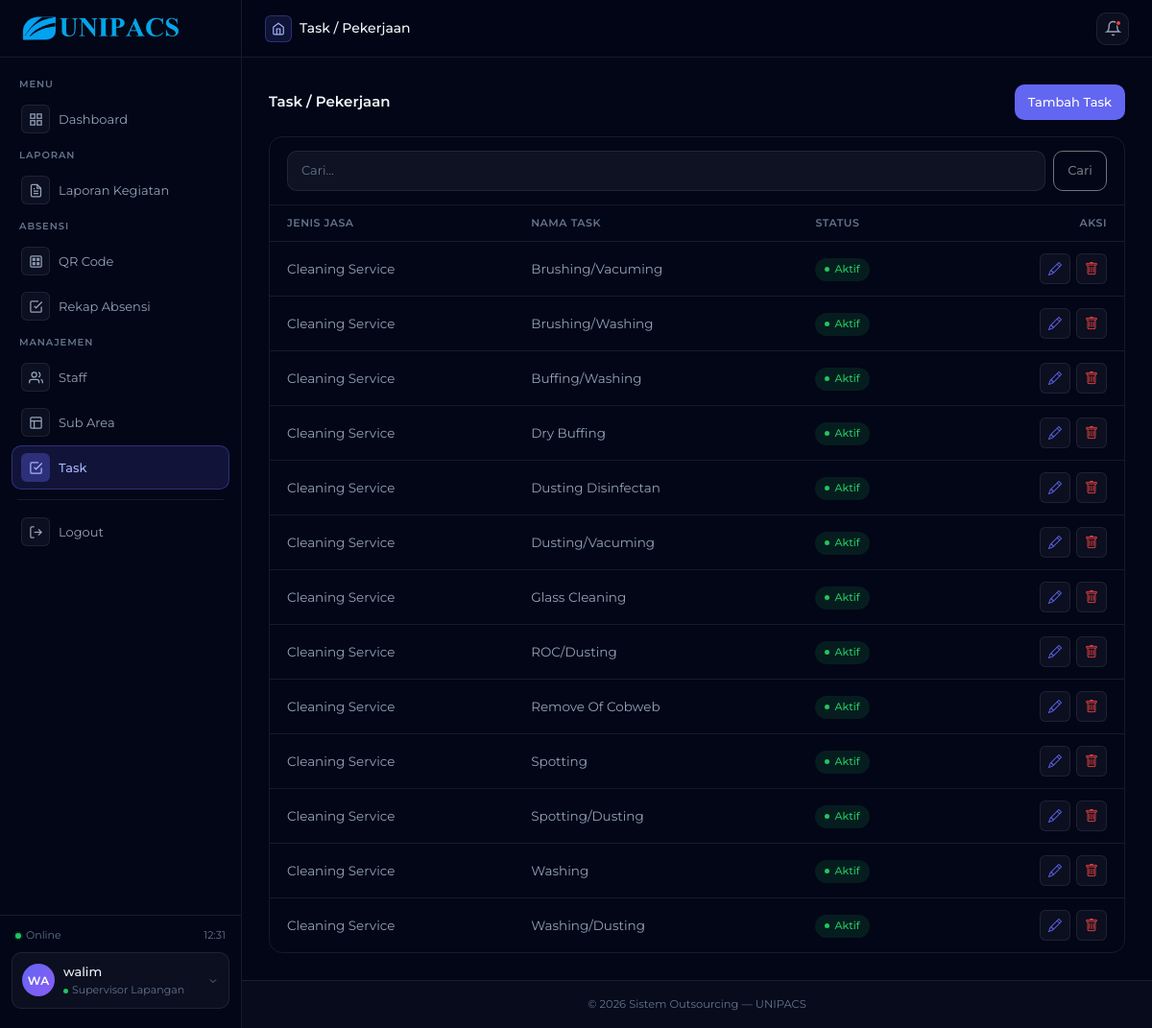
/supervisor/task/ (signed in), run on the app's committed database.
### outsourcing/models.py (models this page shows, shortened)
class User(AbstractUser):
    role = models.CharField(
        max_length=30,
        choices=RoleChoices.choices,
        default=RoleChoices.STAFF,
    )
    nama_lengkap = models.CharField(max_length=150, blank=True)
    jenis_kelamin = models.CharField(
        max_length=1,
        choices=GenderChoices.choices,
        blank=True,
        null=True,
    )
    nik = models.CharField(
        max_length=20,
        blank=True,
        null=True,
        unique=True,
        help_text='NIK / ID Karyawan (contoh: 202403157)',
    )
    telepon      = models.CharField(
        max_length=20,
        blank=True,
        validators=[telepon_validator],
    )
    foto_profil  = models.ImageField(
        upload_to='foto_profil/',
        blank=True,
        null=True,
    )
    dibuat_pada  = models.DateTimeField(auto_now_add=True)
    diubah_pada  = models.DateTimeField(auto_now=True)
    class Meta:
        verbose_name        = 'Pengguna'
        verbose_name_plural = 'Pengguna'
        ordering            = ['nama_lengkap']

class Task(models.Model):
    jenis_jasa  = models.ForeignKey(
        JenisJasa,
        on_delete=models.CASCADE,
        related_name='tasks',
    )
    nama_task   = models.CharField(max_length=200)
    deskripsi   = models.TextField(blank=True)
    is_active    = models.BooleanField(default=True)
    dibuat_pada = models.DateTimeField(auto_now_add=True)
    diubah_pada = models.DateTimeField(auto_now=True)
    objects = models.Manager()
    aktif   = AktifManager()
    class Meta:
        verbose_name        = 'Task'
        verbose_name_plural = 'Task'
        ordering            = ['jenis_jasa', 'nama_task']
        unique_together     = ['jenis_jasa', 'nama_task']

class JenisJasa(models.Model):
    nama_jasa   = models.CharField(max_length=100, unique=True)
    deskripsi   = models.TextField(blank=True)
    is_active    = models.BooleanField(default=True)
    dibuat_pada = models.DateTimeField(auto_now_add=True)
    diubah_pada = models.DateTimeField(auto_now=True)
    objects = models.Manager()
    aktif   = AktifManager()
    class Meta:
        verbose_name        = 'Jenis Jasa'
        verbose_name_plural = 'Jenis Jasa'
        ordering            = ['nama_jasa']

### outsourcing/views/supervisor/task.py (the view)
# urls.py: path('supervisor/task/', task_list, name='supervisor_task_list'),
@supervisor_required
def task_list(request):
    q = request.GET.get('q', '').strip()
    penugasan = SupervisorPerusahaan.objects.filter(
        supervisor=request.user,
        is_active=True
    ).values_list('jenis_jasa_id', flat=True)
    task_qs = Task.objects.filter(
        jenis_jasa_id__in=penugasan
    ).select_related('jenis_jasa').order_by('jenis_jasa', 'nama_task')
    if q:
        task_qs = task_qs.filter(
            Q(nama_task__icontains=q) | Q(jenis_jasa__nama_jasa__icontains=q)
        )
    context = {
        'task_list' : task_qs,
        'q'         : q,
        'page_title': 'Task / Pekerjaan',
    }
    return render(request, 'supervisor/task/list.html', context)

### outsourcing/templates/supervisor/task/list.html (shortened to what this page needs)
{% extends 'supervisor/base_supervisor.html' %}
{% load static %}
{% block extra_css %}
<link href="https://cdn.jsdelivr.net/npm/bootstrap-icons@1.11.3/font/bootstrap-icons.css" rel="stylesheet">
<link rel="stylesheet" href="{% static 'css/supervisor/task_list.css' %}">
{% endblock %}
{% block content %}
<div class="task-header">
  <h5>{{ page_title }}</h5>
  <button type="button" class="btn-add-task" id="btnAddTask">
    Tambah Task
  </button>
</div>
<div class="task-card">
  <form method="get" class="task-search">
    <input type="text" name="q" class="form-control" placeholder="Cari..." value="{{ q }}">
    <button type="submit" class="btn btn-outline-secondary">Cari</button>
  </form>
  {% if task_list %}
  <div class="table-responsive">
    <table class="task-table">
      <thead>
        <tr>
          <th>Jenis Jasa</th>
          <th>Nama Task</th>
          <th>Status</th>
          <th>Aksi</th>
        </tr>
      </thead>
      <tbody>
        {% for task in task_list %}
        <tr>
          <td data-label="Jenis Jasa">{{ task.jenis_jasa.nama_jasa }}</td>
          <td data-label="Nama Task">{{ task.nama_task }}</td>
          <td data-label="Status">
            {% if task.is_active %}
              <span class="status-aktif">Aktif</span>
            {% else %}
              <span class="status-nonaktif">Nonaktif</span>
            {% endif %}
          </td>
          <td data-label="Aksi">
            <div class="action-btns">
              <button class="btn-act edit btn-edit" data-id="{{ task.pk }}">
                <i class="bi bi-pencil"></i>
              </button>
              <button class="btn-act hapus btn-delete" data-id="{{ task.pk }}">
                <i class="bi bi-trash"></i>
              </button>
            </div>
          </td>
        </tr>
        {% endfor %}
      </tbody>
    </table>
  </div>
  {% else %}
    <div class="empty-state">Belum ada data task</div>
  {% endif %}
</div>
{% endblock %}

### outsourcing/templates/base/base.html (shortened to what this page needs)
{% load static %}
<!DOCTYPE html>
<html lang="id">
<head>
    <link href="https://cdn.jsdelivr.net/npm/bootstrap@5.3.2/dist/css/bootstrap.min.css" rel="stylesheet">
    <link href="https://cdn.jsdelivr.net/npm/bootstrap-icons@1.11.3/font/bootstrap-icons.css" rel="stylesheet">
    <link rel="stylesheet" href="https://cdnjs.cloudflare.com/ajax/libs/font-awesome/6.4.0/css/all.min.css">
    <link href="{% static 'css/base.css' %}" rel="stylesheet">
    {% block extra_css %}{% endblock %}
</head>
<body>
<div class="orb two"></div>
<div class="orb three"></div>
<div class="app-shell">
<div class="sidebar" id="sidebar">
    <div class="sidebar-logo">
        <div class="logo-mark">
            <img src="{% static 'image/logo.png' %}" alt="UNIPACS Logo">
        </div>
    </div>
    <div class="sidebar-nav">
        {% block sidebar %}{% endblock %}
        <div class="nav-divider"></div>
        <form method="post" action="{% url 'logout' %}">
            <button type="submit" class="nav-link logout-nav-btn">
                <div class="nav-icon">
                    <svg viewBox="0 0 24 24" fill="none" stroke="currentColor" stroke-width="2">
                        <path d="M9 21H5a2 2 0 0 1-2-2V5a2 2 0 0 1 2-2h4"/>
                        <polyline points="16 17 21 12 16 7"/>
                        <line x1="21" y1="12" x2="9" y2="12"/>
                    </svg>
                </div>
                <span class="nav-label">Logout</span>
            </button>
        </form>
    </div>
    <div class="sidebar-footer">
        <div class="system-status">
            <div class="status-pill">
                <div class="status-dot online"></div>
                <span>Online</span>
            </div>
            <div class="sidebar-clock" id="clock">00:00</div>
        </div>
        <div class="user-card">
            <div class="user-avatar">
                {{ request.user.nama_lengkap|default:request.user.username|slice:":2"|upper }}
            </div>
            <div class="user-info">
                <div class="user-name">
                    {{ request.user.nama_lengkap|default:request.user.username }}
                </div>
                <div class="user-role">
                    <div class="role-badge-dot"></div>
                    <span>{{ request.user.get_role_display }}</span>
                </div>
            </div>
            <div class="user-chevron">
                <svg width="12" height="12" viewBox="0 0 24 24" fill="none" stroke="currentColor" stroke-width="2">
                    <polyline points="6 9 12 15 18 9"/>
                </svg>
            </div>
        </div>
    </div>
</div>
    <div class="main-area">
        <div class="top-header">
            <div class="page-breadcrumb">
                <div class="breadcrumb-icon">
                    <svg viewBox="0 0 24 24" fill="none" stroke="currentColor" stroke-width="2">
                        <path d="M3 9l9-7 9 7v11a2 2 0 0 1-2 2H5a2 2 0 0 1-2-2z"/>
                        <polyline points="9 22 9 12 15 12 15 22"/>
                    </svg>
                </div>
                <div class="page-title">{{ page_title }}</div>
            </div>
            <div class="header-actions">
                <button class="header-btn">
                    <svg viewBox="0 0 24 24" fill="none" stroke="currentColor" stroke-width="2">
                        <path d="M18 8A6 6 0 0 0 6 8c0 7-3 9-3 9h18s-3-2-3-9"/>
                        <path d="M13.73 21a2 2 0 0 1-3.46 0"/>
                    </svg>
                    <div class="notif-dot"></div>
                </button>
            </div>
        </div>
        <div class="page-content">
            {% block content %}{% endblock %}
        </div>
        <footer class="main-footer">
            <div class="footer-content">
                <p>© {% now "Y" %} Sistem Outsourcing — UNIPACS</p>
            </div>
        </footer>
    </div>
</div>
</body>
</html>

### outsourcing/static/css/supervisor/task_list.css (style rules this page uses)
.task-header { display: flex; justify-content: space-between; align-items: center; margin-bottom: 1.25rem; }
.task-header h5 { font-size: 15px; font-weight: 600; color: var(--clr-text-primary); margin: 0; }
.btn-add-task { display: inline-flex; align-items: center; gap: 6px; padding: 8px 14px; background: var(--clr-accent); color: #fff; border: none; border-radius: var(--radius-md); font-size: 13px; font-weight: 500; font-family: var(--font-base); cursor: pointer; transition: opacity var(--transition); }
.task-card { background: var(--clr-surface); border: 1px solid var(--clr-border); border-radius: var(--radius-lg); box-shadow: var(--shadow-sm); overflow: hidden; }
.task-search { display: flex; gap: 8px; padding: 14px 18px; border-bottom: 1px solid var(--clr-border); }
.task-search .form-control { font-size: 13px; }
.task-search .btn { font-size: 13px; padding: 8px 14px; }
.task-table { width: 100%; border-collapse: collapse; }
.task-table thead tr { background: var(--clr-bg); border-bottom: 1px solid var(--clr-border); }
.task-table thead th { padding: 10px 18px; font-size: 11px; font-weight: 600; text-transform: uppercase; letter-spacing: 0.5px; color: var(--clr-text-muted); white-space: nowrap; }
.task-table thead th:last-child { text-align: right; }
.task-table tbody tr { border-bottom: 1px solid var(--clr-border); transition: background var(--transition); }
.task-table tbody tr:last-child { border-bottom: none; }
.task-table tbody td { padding: 12px 18px; font-size: 13.5px; color: var(--clr-text-secondary); vertical-align: middle; }
.task-table tbody td:last-child { text-align: right; }
.status-aktif { display: inline-flex; align-items: center; gap: 5px; background: var(--clr-success-light); color: var(--clr-success); font-size: 11px; font-weight: 500; padding: 3px 10px; border-radius: 20px; }
.status-aktif::before { content: ''; width: 5px; height: 5px; background: var(--clr-success); border-radius: 50%; }
.action-btns { display: inline-flex; gap: 6px; }
.btn-act { width: 30px; height: 30px; border-radius: var(--radius-sm); border: 1px solid var(--clr-border); background: var(--clr-surface); cursor: pointer; display: inline-flex; align-items: center; justify-content: center; transition: all var(--transition); padding: 0; }
.btn-act { width: 32px; height: 32px; border-radius: var(--radius-sm); border: 1px solid var(--clr-border); background: rgba(255,255,255,0.04); cursor: pointer; display: inline-flex; align-items: center; justify-content: center; transition: all var(--transition); }
.btn-act i { font-size: 14px; }
.btn-act.edit i { color: var(--clr-accent); }
.btn-act.hapus i { color: var(--clr-danger); }

### data on the page
User: user.nama_lengkap "WA", user.nama_lengkap "walim", user.role "Supervisor Lapangan"
Task: jenis_jasa.nama_jasa "Cleaning Service", nama_task "Brushing/Vacuming", is_active "Aktif"
Task: jenis_jasa.nama_jasa "Cleaning Service", nama_task "Brushing/Washing", is_active "Aktif"
Task: jenis_jasa.nama_jasa "Cleaning Service", nama_task "Buffing/Washing", is_active "Aktif"
Task: jenis_jasa.nama_jasa "Cleaning Service", nama_task "Dry Buffing", is_active "Aktif"
Task: jenis_jasa.nama_jasa "Cleaning Service", nama_task "Dusting Disinfectan", is_active "Aktif"
Task: jenis_jasa.nama_jasa "Cleaning Service", nama_task "Dusting/Vacuming", is_active "Aktif"
Task: jenis_jasa.nama_jasa "Cleaning Service", nama_task "Glass Cleaning", is_active "Aktif"
Task: jenis_jasa.nama_jasa "Cleaning Service", nama_task "ROC/Dusting", is_active "Aktif"
Task: jenis_jasa.nama_jasa "Cleaning Service", nama_task "Remove Of Cobweb", is_active "Aktif"
Task: jenis_jasa.nama_jasa "Cleaning Service", nama_task "Spotting", is_active "Aktif"
Task: jenis_jasa.nama_jasa "Cleaning Service", nama_task "Spotting/Dusting", is_active "Aktif"
Task: jenis_jasa.nama_jasa "Cleaning Service", nama_task "Washing", is_active "Aktif"
Task: jenis_jasa.nama_jasa "Cleaning Service", nama_task "Washing/Dusting", is_active "Aktif"

### other printed values
{{ page_title }} "Task / Pekerjaan"
